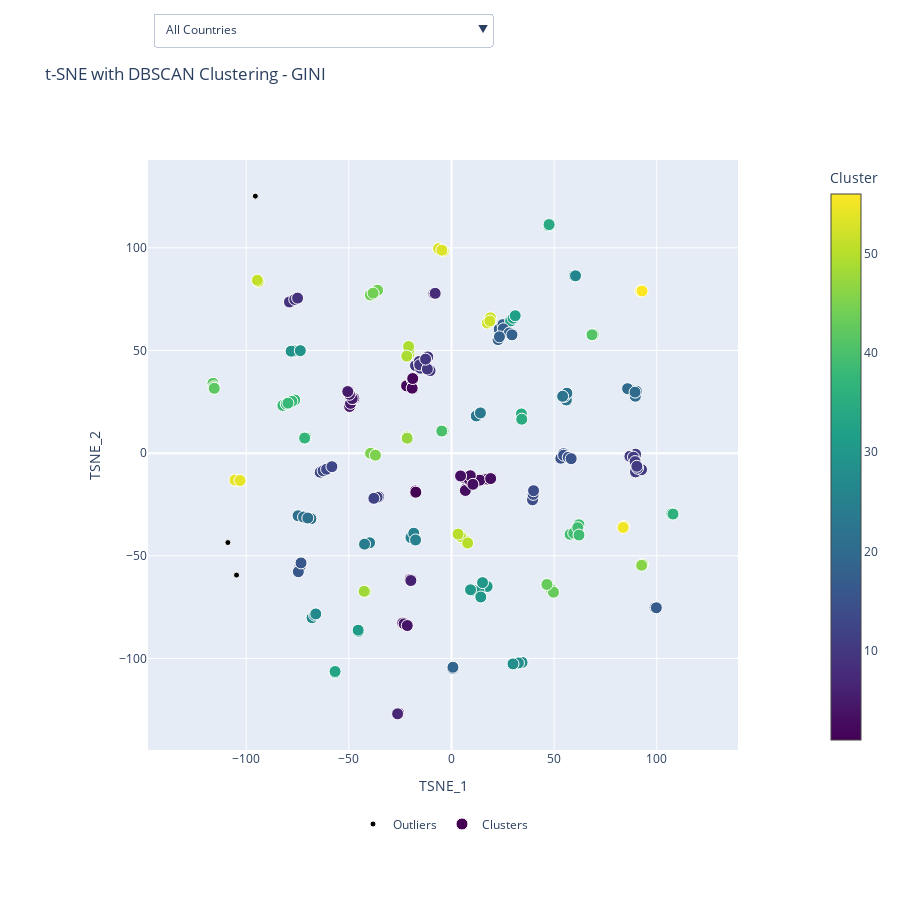

Notebook source saved alongside this figure:
### Markdown cell above
# Interactive Plot with Hover Labels

### Code cell
# Create an enhanced visualization with country labels and SHAP values on hover
df_plot = df_shap_clustered.copy()

# Add the top features' SHAP values to the dataframe
df_plot_with_shap = pd.concat([df_plot, df_shap_data[top_features]], axis=1)

# Separate outliers from clusters for different styling
plot_outliers = df_plot_with_shap[df_plot_with_shap['Cluster'] == 0]
plot_clusters = df_plot_with_shap[df_plot_with_shap['Cluster'] > 0]

# Create hover text with country names and SHAP values for important features
def create_hover_text(row):
    text = f"<b>{row['Country_Name']}</b><br>"
    # Add top 5 SHAP values (positive or negative) for this country
    shap_values = row[top_features].abs().sort_values(ascending=False).head(5)
    for feature in shap_values.index:
        actual_value = row[feature]  # Get the actual value (not absolute)
        indicator_name = lookup[lookup['Indicator Code'] == feature]['Indicator Name'].values[0] if len(lookup[lookup['Indicator Code'] == feature]) > 0 else feature
        shortened_name = indicator_name[:30] + '...' if len(indicator_name) > 30 else indicator_name
        text += f"{shortened_name}: {actual_value:.4f}<br>"
    return text

# Apply the hover text creation function
plot_outliers['hover_text'] = plot_outliers.apply(create_hover_text, axis=1)
plot_clusters['hover_text'] = plot_clusters.apply(create_hover_text, axis=1)

# Create interactive figure with hover text
interactive_fig = go.Figure()

# Add outliers with hover text
interactive_fig.add_trace(go.Scatter(
    x=plot_outliers['TSNE_1'], 
    y=plot_outliers['TSNE_2'],
    mode='markers',
    marker=dict(color='black', size=6, line=dict(color='white', width=1)),
    name='Outliers',
    text=plot_outliers['hover_text'],
    hoverinfo='text'
))

# Add clusters with hover text
interactive_fig.add_trace(go.Scatter(
    x=plot_clusters['TSNE_1'], 
    y=plot_clusters['TSNE_2'],
    mode='markers',
    marker=dict(
        color=plot_clusters['Cluster'],
        colorscale='Viridis',
        size=12,
        line=dict(color='white', width=1),
        colorbar=dict(title='Cluster')
    ),
    name='Clusters',
    text=plot_clusters['hover_text'],
    hoverinfo='text'
))

# Use the same bounds as the previous plot but with increased margins
interactive_fig.update_layout(
    title=f't-SNE with DBSCAN Clustering - {target}',
    xaxis=dict(
        title='TSNE_1',
        range=[x_center - overall_range/2 - 5, x_center + overall_range/2 + 5],  # Add more space
        constrain='domain'
    ),
    yaxis=dict(
        title='TSNE_2',
        range=[y_center - overall_range/2 - 5, y_center + overall_range/2 + 5],  # Add more space
        scaleanchor='x',
        scaleratio=1
    ),
    legend=dict(
        orientation="h",  # Horizontal legend
        yanchor="bottom",
        y=-0.15,  # Position legend below the plot
        xanchor="center",
        x=0.5
    ),
    margin=dict(t=100, b=150, l=80, r=80),  # Increase margins all around
    width=900,
    height=900,
    hovermode='closest',
    updatemenus=[{
        'buttons': [
            {
                'method': 'update',
                'label': 'All Countries',
                'args': [{'marker.size': [6, 12], 'marker.opacity': [1, 1]}]
            },
        ] + [
            {
                'method': 'update',
                'label': country,
                'args': [
                    {  # Data arguments
                        'marker.size': [
                            [12 if df_plot_with_shap.loc[i, 'Country_Name'] == country else 6 for i in plot_outliers.index],
                            [
                                18 if df_plot_with_shap.loc[i, 'Country_Name'] == country else 
                                14 if (
                                    df_plot_with_shap.loc[df_plot_with_shap['Country_Name'] == country, 'Cluster'].values[0] > 0 and
                                    df_plot_with_shap.loc[i, 'Cluster'] == df_plot_with_shap.loc[df_plot_with_shap['Country_Name'] == country, 'Cluster'].values[0]
                                ) else 
                                6 for i in plot_clusters.index
                            ]
                        ],
                        'marker.opacity': [
                            [1.0 if df_plot_with_shap.loc[i, 'Country_Name'] == country else 0.3 for i in plot_outliers.index],
                            [
                                1.0 if df_plot_with_shap.loc[i, 'Country_Name'] == country else
                                0.8 if (
                                    df_plot_with_shap.loc[df_plot_with_shap['Country_Name'] == country, 'Cluster'].values[0] > 0 and
                                    df_plot_with_shap.loc[i, 'Cluster'] == df_plot_with_shap.loc[df_plot_with_shap['Country_Name'] == country, 'Cluster'].values[0]
                                ) else 
                                0.3 for i in plot_clusters.index
                            ]
                        ]
                    },
                    {  # Layout arguments
                        'title.text': f"t-SNE with DBSCAN Clustering - {target} - {country} {'' if df_plot_with_shap.loc[df_plot_with_shap['Country_Name'] == country, 'Cluster'].values[0] == 0 else '(Cluster: ' + str(df_plot_with_shap.loc[df_plot_with_shap['Country_Name'] == country, 'Cluster'].values[0]) + ')'}"
                    }
                ]
            } for country in sorted(df_plot_with_shap['Country_Name'].tolist())
        ],
        'direction': 'down',
        'showactive': True,
        'x': 0.1,
        'y': 1.25,
        'xanchor': 'left',
        'yanchor': 'top',
        'bgcolor': 'rgba(255,255,255,0.8)',
        'name': 'Search Country'
    }]
)

interactive_fig.write_html(f'{OUTPUT_DIR}/dbscan_tsne_clusters_{target}_interactive.html')
interactive_fig.show()
